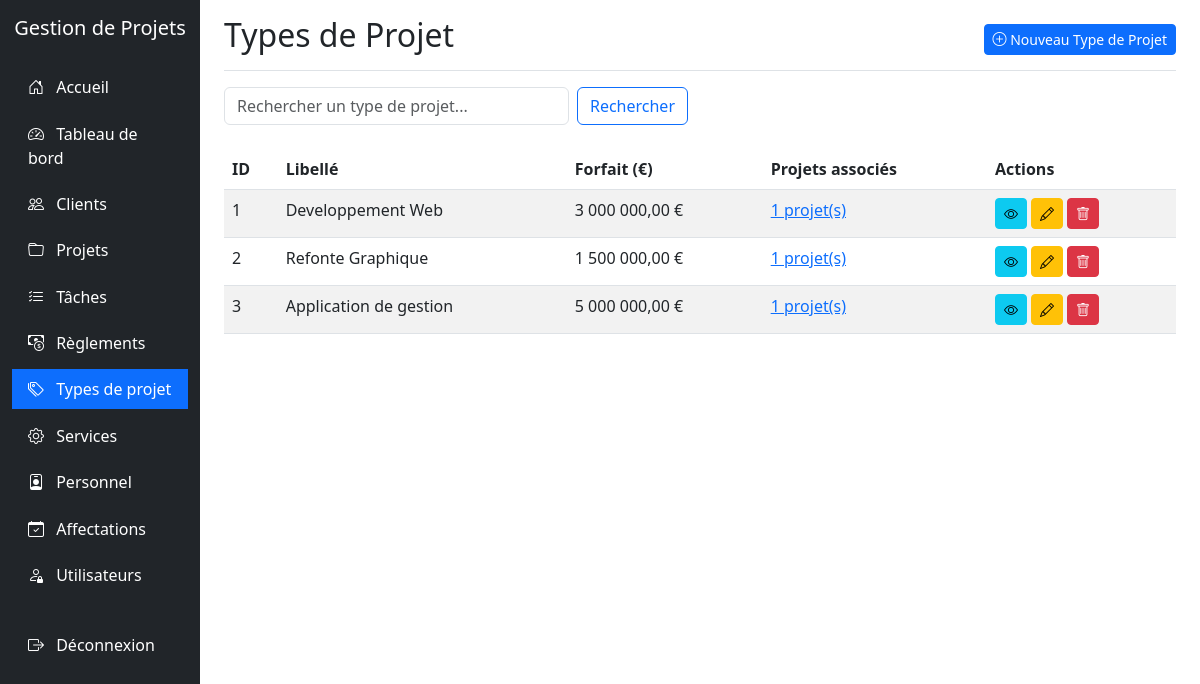
Page /typesprojet/index.php (signed in) on the committed database.
### tables this page shows
CREATE TABLE TYPEPROJET (
  IdTypeProjet INT AUTO_INCREMENT PRIMARY KEY,
  LibelleTypeProjet VARCHAR(255) NOT NULL,
  NomTypeProjet VARCHAR(255) NULL,
  ForfaitCoutTypeProjet DECIMAL(15,2) DEFAULT 0,
  DescriptionTypeProjet TEXT NULL,
  CreatedAt TIMESTAMP DEFAULT CURRENT_TIMESTAMP,
  UpdatedAt TIMESTAMP DEFAULT CURRENT_TIMESTAMP ON UPDATE CURRENT_TIMESTAMP
);

### typesprojet/index.php (the view, shortened to what this page needs)
<?php
require_once '../config.php';
$search = isset($_GET['search']) ? $_GET['search'] : '';
$where = '';
$sql = "SELECT * FROM TYPEPROJET $where ORDER BY IdTypeProjet";
$result = mysqli_query($conn, $sql);
?>
<!DOCTYPE html>
<html lang="fr">
<head>
    <link href="https://cdn.jsdelivr.net/npm/bootstrap@5.3.0-alpha1/dist/css/bootstrap.min.css" rel="stylesheet">
    <link rel="stylesheet" href="https://cdn.jsdelivr.net/npm/bootstrap-icons@1.10.0/font/bootstrap-icons.css">
</head>
<body>
    <div class="container-fluid">
        <div class="row">
            <div class="col-md-3 col-lg-2 d-md-block sidebar collapse">
                <div class="position-sticky pt-3">
                    <div class="text-center mb-4">
                        <h5 class="text-white">Gestion de Projets</h5>
                    </div>
                    <ul class="nav flex-column">
                        <li class="nav-item">
                            <a class="nav-link" href="../index.php">
                                <i class="bi bi-house-door"></i> Accueil
                            </a>
                        </li>
                        <li class="nav-item">
                            <a class="nav-link" href="../dashboard/index.php">
                                <i class="bi bi-speedometer2"></i> Tableau de bord
                            </a>
                        </li>
                        <li class="nav-item">
                            <a class="nav-link" href="../clients/index.php">
                                <i class="bi bi-people"></i> Clients
                            </a>
                        </li>
                        <li class="nav-item">
                            <a class="nav-link" href="../projets/index.php">
                                <i class="bi bi-folder"></i> Projets
                            </a>
                        </li>
                        <li class="nav-item">
                            <a class="nav-link" href="../taches/index.php">
                                <i class="bi bi-list-check"></i> Tâches
                            </a>
                        </li>
                        <li class="nav-item">
                            <a class="nav-link" href="../reglements/index.php">
                                <i class="bi bi-cash-coin"></i> Règlements
                            </a>
                        </li>
                        <li class="nav-item">
                            <a class="nav-link active" href="../typesprojet/index.php">
                                <i class="bi bi-tags"></i> Types de projet
                            </a>
                        </li>
                        <li class="nav-item">
                            <a class="nav-link" href="../services/index.php">
                                <i class="bi bi-gear"></i> Services
                            </a>
                        </li>
                        <li class="nav-item">
                            <a class="nav-link" href="../personnel/index.php">
                                <i class="bi bi-person-badge"></i> Personnel
                            </a>
                        </li>
                        <li class="nav-item">
                            <a class="nav-link" href="../affectations/index.php">
                                <i class="bi bi-calendar-check"></i> Affectations
                            </a>
                        </li>
                        <?php if ($_SESSION['role'] == 'admin'): ?>
                        <li class="nav-item">
                            <a class="nav-link" href="../utilisateurs/index.php">
                                <i class="bi bi-person-lock"></i> Utilisateurs
                            </a>
                        </li>
                        <?php endif; ?>
                        <li class="nav-item mt-4">
                            <a class="nav-link" href="../logout.php">
                                <i class="bi bi-box-arrow-right"></i> Déconnexion
                            </a>
                        </li>
                    </ul>
                </div>
            </div>
            <div class="col-md-9 ms-sm-auto col-lg-10 px-md-4">
                <div class="d-flex justify-content-between flex-wrap flex-md-nowrap align-items-center pt-3 pb-2 mb-3 border-bottom">
                    <h1 class="h2">Types de Projet</h1>
                    <div class="btn-toolbar mb-2 mb-md-0">
                        <a href="create.php" class="btn btn-sm btn-primary">
                            <i class="bi bi-plus-circle"></i> Nouveau Type de Projet
                        </a>
                    </div>
                </div>
                <div class="row mb-4">
                    <div class="col-md-6">
                        <form action="index.php" method="get" class="d-flex">
                            <input type="text" name="search" class="form-control me-2" placeholder="Rechercher un type de projet..." value="<?php echo htmlspecialchars($search); ?>">
                            <button type="submit" class="btn btn-outline-primary">Rechercher</button>
                        </form>
                    </div>
                </div>
                <div class="table-responsive">
                    <table class="table table-striped table-hover">
                        <thead>
                            <tr>
                                <th>ID</th>
                                <th>Libellé</th>
                                <th>Forfait (€)</th>
                                <th>Projets associés</th>
                                <th>Actions</th>
                            </tr>
                        </thead>
                        <tbody>
                            <?php
                            if (mysqli_num_rows($result) > 0) {
                                while($row = mysqli_fetch_assoc($result)) {
                                    $typeId = $row['IdTypeProjet'];
                                    $projetsSql = "SELECT COUNT(*) as count FROM PROJET WHERE IdTypeProjet = $typeId";
                                    $projetsResult = mysqli_query($conn, $projetsSql);
                                    $projetsCount = mysqli_fetch_assoc($projetsResult)['count'];
                                    echo "<tr>";
                                    echo "<td>" . $row['IdTypeProjet'] . "</td>";
                                    echo "<td>" . htmlspecialchars($row['LibelleTypeProjet']) . "</td>";
                                    echo "<td>" . number_format($row['ForfaitCoutTypeProjet'], 2, ',', ' ') . " €</td>";
                                    echo "<td><a href='../projets/index.php?type=" . $typeId . "'>" . $projetsCount . " projet(s)</a></td>";
                                    echo "<td>";
                                    echo "<a href='view.php?id=" . $typeId . "' class='btn btn-sm btn-info me-1'><i class='bi bi-eye'></i></a>";
                                    echo "<a href='edit.php?id=" . $typeId . "' class='btn btn-sm btn-warning me-1'><i class='bi bi-pencil'></i></a>";
                                    echo "<a href='delete.php?id=" . $typeId . "' class='btn btn-sm btn-danger' onclick='return confirm(\"Êtes-vous sûr de vouloir supprimer ce type de projet ?\")'><i class='bi bi-trash'></i></a>";
                                    echo "</td>";
                                    echo "</tr>";
                                }
                            } else {
                                echo "<tr><td colspan='5' class='text-center'>Aucun type de projet trouvé</td></tr>";
                            }
                            ?>
                        </tbody>
                    </table>
                </div>
            </div>
        </div>
    </div>
</body>
</html>

### typesprojet/index.php (style rules this page uses)
.sidebar { min-height: 100vh; background-color: #212529; }
.sidebar .nav-link { color: #fff; padding: 0.5rem 1rem; margin: 0.2rem 0; }
.sidebar .nav-link.active { background-color: #0d6efd; }
.sidebar .nav-link i { margin-right: 0.5rem; }

### rows in the picture
typeprojet: IdTypeProjet "1", LibelleTypeProjet "Developpement Web", ForfaitCoutTypeProjet "3 000 000,00", projetsCount "1"
typeprojet: IdTypeProjet "2", LibelleTypeProjet "Refonte Graphique", ForfaitCoutTypeProjet "1 500 000,00", projetsCount "1"
typeprojet: IdTypeProjet "3", LibelleTypeProjet "Application de gestion", ForfaitCoutTypeProjet "5 000 000,00", projetsCount "1"
